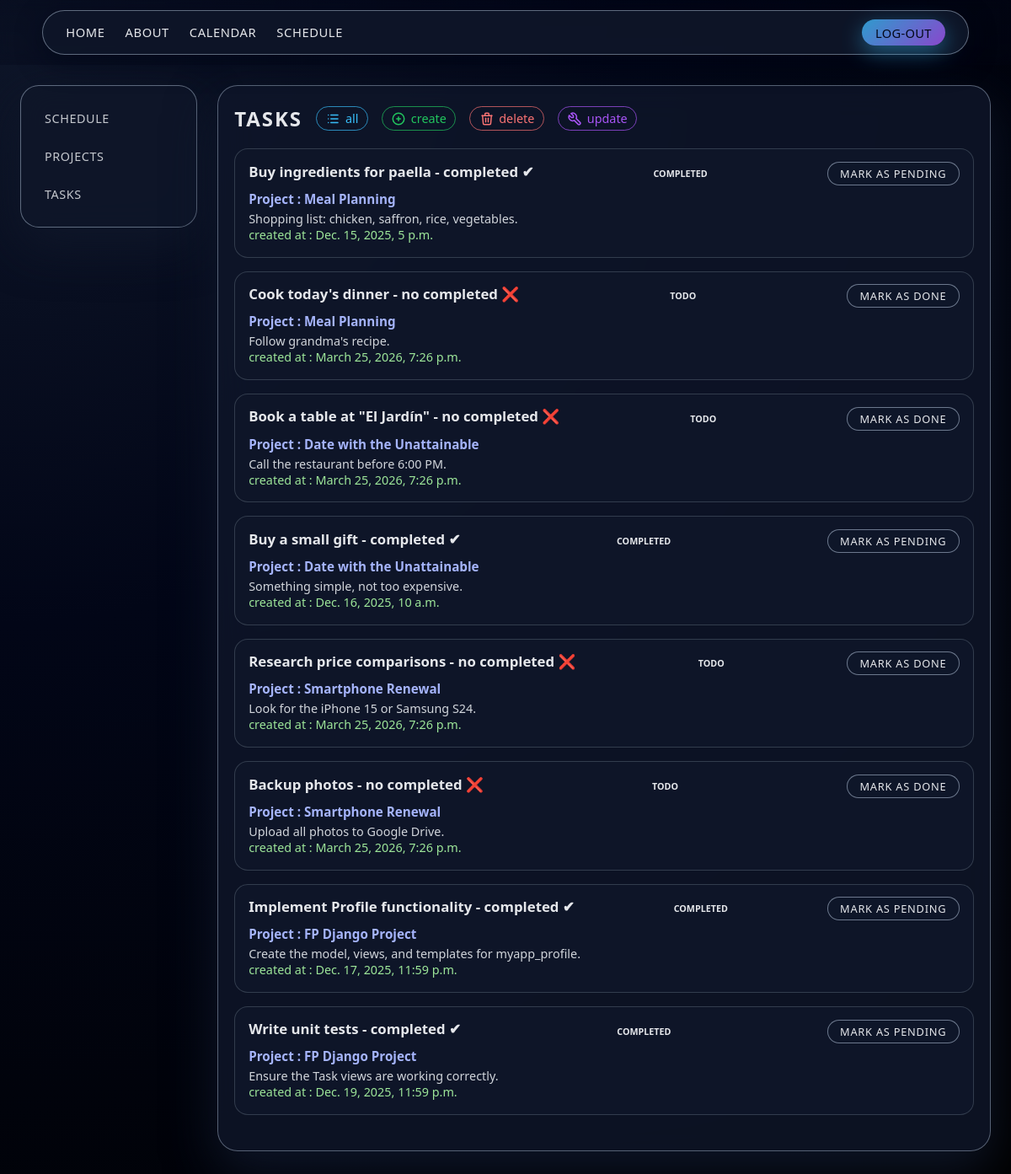
The page /schedule/projects/tasks/ (signed in) on the database its author committed.
### myapp/models/tasks.py (models this page shows, shortened)
class Task(models.Model):
    title = models.CharField(max_length=200)
    description = models.TextField()
    status = models.CharField(max_length=50)
    due_date = models.DateTimeField(auto_now=True)
    done = models.BooleanField(default=False)
    project = models.ForeignKey(Project, on_delete=models.CASCADE)

### myapp/models/projects.py (models this page shows, shortened)
class Project(models.Model):
    title = models.CharField(max_length=200)
    description = models.TextField()
    done = models.BooleanField(default=False)
    created_at = models.DateTimeField(auto_now_add=True)
    date = models.DateField(default=timezone.now)
    updated_at = models.DateTimeField(auto_now=True)
    profile = models.ForeignKey(Profile, on_delete=models.CASCADE)

### myapp/views/tasks.py (the view)
# urls.py: path('schedule/projects/tasks/',views.tasks, name="task"),
def tasks(request):
    description = "Apartado donde el usuario puede ver las Tareas que tiene."
    og_title="Tasks"
    og_description="Apartado donde el usuario puede ver las Tareas que tiene."
    og_url=request.build_absolute_uri()
    og_image="https://schedulepy.nicowooow.site/static/images/logo.svg"
    if request.user.is_authenticated:
        try:
            profile = Profile.objects.get(user=request.user)
        except Profile.DoesNotExist:
            profile = None
    else:
        try:
            profile = Profile.objects.get(id=1)
        except Profile.DoesNotExist:
            profile = None
    if profile is not None:
        projects = list(Project.objects.filter(profile=profile).values())
        tasks_qs = Task.objects.filter(project__profile=profile).values()
        tasks_list = list(tasks_qs)
    else:
        projects = []
        tasks_list = []
    return render(request, 'tasks/tasks.html', {
        "page_css":["css/schedule-projects-tasks.css","css/schedule.css","css/task.css"],
        "projects": projects,
        "tasks": tasks_list,
        "og_title":og_title,
        "description":description,
        "og_description":og_description,
        "og_url":og_url,
        "og_image":og_image,
    })

### myapp/templates/tasks/tasks.html (shortened to what this page needs)
{% extends 'layouts/header.html' %}
{% load static %}
{% block extra_css %}
  {% if page_css %}
    {% for css in page_css %}
      <link rel="stylesheet" href="{% static css %}">
    {% endfor %}
  {% endif %}
{% endblock %}
{% block content %}
<main>
  <aside class='menu_schedule'>
    <ul>
      <li><a href="{% url 'schedule' %}">Schedule</a></li>
      <li><a href="{% url 'project' %}">Projects</a></li>
      <li><a href="{% url 'task' %}">Tasks</a></li>
    </ul>
  </aside>
  <section class='content'>
    <section>
      <h1>Tasks</h1>
      <a href="{% url 'task' %}">
         <p>all</p>
      </a>
      <a href="{% url 'create_task' %}">
        <p>create</p>
      </a>
      <a href="{% url 'delete_task' %}">
        <p>delete</p>
      </a>
      <a href="{% url 'update_task' %}">
        <p>update</p>
      </a>
    </section>
    <section>
    {% block vista %}
      {% for task in tasks %}
            <div class="task-card">
              <div class="task-card-header">
                <h1>{{task.title}} - {% if task.done == False %}no completed ❌
                  {% else %}completed ✔
                  {% endif %}
                </h1>
                <h6>{{task.status}}</h6>
                <a href="{% url 'toggle_task_done' task.id %}" class="toggle-btn">
                  {% if task.done %}Mark as pending{% else %}Mark as done{% endif %}
                </a>
              </div>
              {% for project in projects %}
                {% if task.project_id == project.id %}
                  <h2>Project : {{project.title}}</h2>
                {% endif %}
              {% endfor %}
              <p>{{task.description}}</p>
              <p class="date">created at : {{task.due_date}}</p>
            </div>
        {% endfor %}
    {% endblock %}
    </section>
  </section>
</main>
{% endblock %}

### myapp/static/css/base.css (style rules this page uses)
:root { --color-bg-body: radial-gradient(circle at top left, #0f172a 0, #020617 40%, #000 100%); --color-text-main: #e5e7eb; --color-text-muted: #9ca3af; --color-text-soft: #d1d5db; --color-accent-blue: #38bdf8; --color-accent-purple: #a855f7; --color-accent-green: #22c55e; --color-accent-red: #f97373; --color-card-border: rgba(55, 65, 81, 0.9); --color-card-bg: rgba(15, 23, 42, 0.95); --color-glass-bg: rgba(15, 23, 42, 0.82); --color-glass-border: rgba(148, 163, 184, 0.55); --font-main: system-ui, -apple-system, BlinkMacSystemFont, "Segoe UI", sans-serif; --radius-pill: 999px; --radius-card-lg: 24px; --radius-card-md: 20px; --radius-card-sm: 16px; --radius-input: 12px; --shadow-strong: 0 24px 60px rgba(15, 23, 42, 0.95); --shadow-card: 0 14px 35px rgba(56, 189, 248, 0.7); --shadow-blue-soft: 0 14px 35px rgba(37, 99, 235, 0.5); --space-xs: 0.25rem; --space-sm: 0.5rem; --space-md: 0.75rem; --space-lg: 1rem; --space-xl: 1.5rem; --input-bg: rgba(15, 23, 42, 0.85); --input-border: rgba(148, 163, 184, 0.6); --input-focus-shadow: 0 0 0 1px rgba(56, 189, 248, 0.45), 0 0 20px rgba(56, 189, 248, 0.25); --button-gradient: linear-gradient(135deg, var(--color-accent-blue), var(--color-accent-purple)); --color-glass-bg-strong: rgba(15, 23, 42, 0.9); --color-glass-border-strong: rgba(148, 163, 184, 0.6); --shadow-sidebar: 0 22px 55px rgba(15, 23, 42, 0.9), 0 0 0 1px rgba(15, 23, 42, 0.9) inset; --shadow-blue-card: 0 14px 35px rgba(37, 99, 235, 0.5); --color-toggle-border: rgba(148, 163, 184, 0.7); --color-toggle-bg: rgba(15, 23, 42, 0.9); --color-toggle-hover-bg: rgba(37, 99, 235, 0.35); --color-error-text: #f97373; }
* { box-sizing: border-box; margin: 0; padding: 0; }
body { min-height: 100vh; font-family: var(--font-main); background: var(--color-bg-body); color: var(--color-text-main); }

### myapp/static/css/schedule-projects-tasks.css (style rules this page uses)
.content > section:first-of-type { display: flex; align-items: center; gap: 1rem; margin-bottom: 1.2rem; }
.content > section:first-of-type h1 { font-size: 1.5rem; margin: 0; letter-spacing: 0.08em; text-transform: uppercase; }
.content > section:first-of-type a { display: inline-flex; align-items: center; gap: 0.35rem; text-decoration: none; padding: 0.25rem 0.65rem; border-radius: var(--radius-pill); font-size: 0.9rem; transition: background 0.18s ease, color 0.18s ease, transform 0.1s ease, box-shadow 0.18s ease; }
.content > section:first-of-type a p { margin: 0; }
.content > section:first-of-type a svg { width: 18px; height: 18px; }
.content > section:first-of-type a:nth-of-type(1) { color: var(--color-accent-blue); border: 1px solid rgba(56, 189, 248, 0.7); }
.content > section:first-of-type a:nth-of-type(2) { color: var(--color-accent-green); border: 1px solid rgba(34, 197, 94, 0.7); }
.content > section:first-of-type a:nth-of-type(3) { color: var(--color-accent-red); border: 1px solid rgba(248, 113, 113, 0.7); }
.content > section:first-of-type a:nth-of-type(4) { color: var(--color-accent-purple); border: 1px solid rgba(168, 85, 247, 0.7); }
.content > section:last-of-type { margin-top: 0.5rem; }
.content > section:last-of-type > div { margin-bottom: 1rem; padding: 0.9rem 1rem; border-radius: var(--radius-card-sm); background: var(--color-card-bg); border: 1px solid var(--color-card-border); }
.content > section:last-of-type > div h1 { font-size: 1.05rem; margin-bottom: 0.35rem; }
.content > section:last-of-type > div h2 { font-size: 0.95rem; margin-bottom: 0.25rem; color: #a5b4fc; }
.content > section:last-of-type > div p { font-size: 0.9rem; color: var(--color-text-soft); }
.date { font-size: 0.85rem; margin-bottom: 0.15rem; color: #acfca5 !important; opacity: 0.9; }

### myapp/static/css/task.css (style rules this page uses)
.task-card { margin-bottom: 1rem; padding: 0.9rem 1rem; border-radius: var(--radius-card-sm); background: var(--color-card-bg); border: 1px solid var(--color-card-border); }
.task-card-header { display: flex; align-items: center; justify-content: space-between; gap: 0.75rem; margin-bottom: 0.35rem; }
.task-card-header h1 { font-size: 1.05rem; margin: 0; }
.toggle-btn { display: inline-block; padding: 0.25rem 0.9rem; border-radius: var(--radius-pill); border: 1px solid var(--color-toggle-border); font-size: 0.8rem; text-transform: uppercase; letter-spacing: 0.06em; text-decoration: none; color: var(--color-text-main); background: var(--color-toggle-bg); cursor: pointer; transition: background 0.18s ease, color 0.18s ease, transform 0.1s ease, box-shadow 0.18s ease; }
.task-card p { font-size: 0.9rem; color: var(--color-text-soft); }

### rows shown on the page
Task: title "Buy ingredients for paella", done "completed ✔", status "COMPLETED", description "Shopping list: chicken, saffron, rice, vegetables.", due_date "Dec. 15, 2025, 5 p.m."
Project: title "Meal Planning"
Task: title "Cook today's dinner", done "no completed ❌", status "TODO", description "Follow grandma's recipe.", due_date "March 25, 2026, 7:26 p.m."
Task: title "Book a table at \"El Jardín\"", done "no completed ❌", status "TODO", description "Call the restaurant before 6:00 PM.", due_date "March 25, 2026, 7:26 p.m."
Project: title "Date with the Unattainable"
Task: title "Buy a small gift", done "completed ✔", status "COMPLETED", description "Something simple, not too expensive.", due_date "Dec. 16, 2025, 10 a.m."
Task: title "Research price comparisons", done "no completed ❌", status "TODO", description "Look for the iPhone 15 or Samsung S24.", due_date "March 25, 2026, 7:26 p.m."
Project: title "Smartphone Renewal"
Task: title "Backup photos", done "no completed ❌", status "TODO", description "Upload all photos to Google Drive.", due_date "March 25, 2026, 7:26 p.m."
Task: title "Implement Profile functionality", done "completed ✔", status "COMPLETED", description "Create the model, views, and templates for myapp_profile.", due_date "Dec. 17, 2025, 11:59 p.m."
Project: title "FP Django Project"
Task: title "Write unit tests", done "completed ✔", status "COMPLETED", description "Ensure the Task views are working correctly.", due_date "Dec. 19, 2025, 11:59 p.m."
